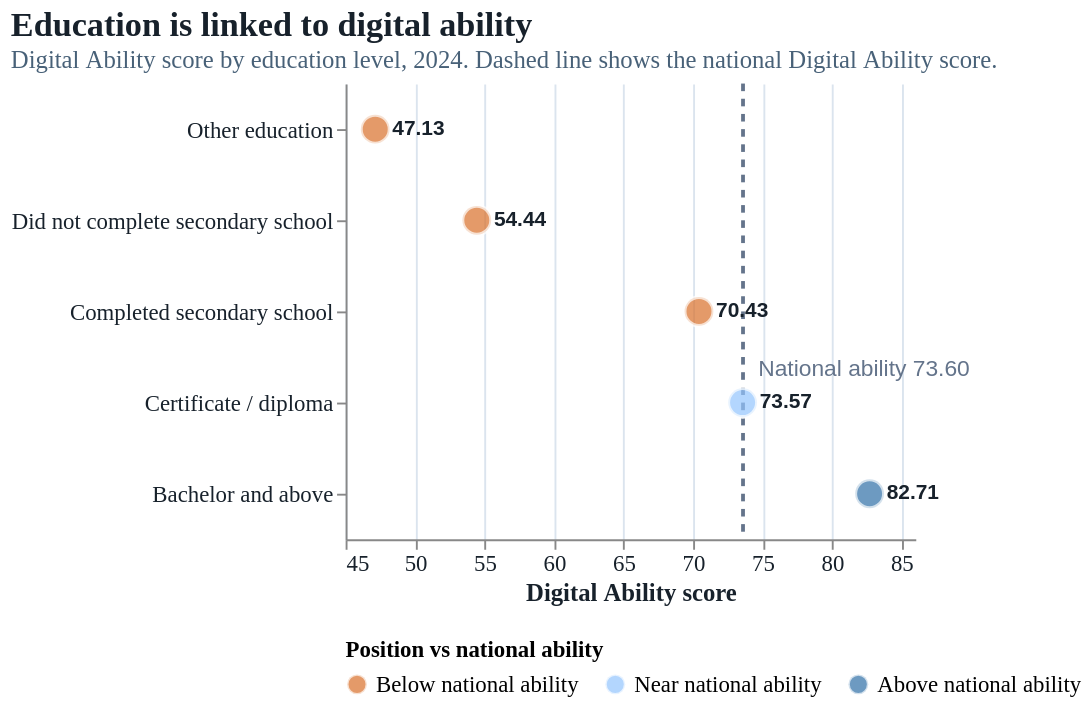

Source (Vega-Lite JSON):
### Vega-Lite specification from a JSON file in a GitHub repository (floating-point values rounded to 4 significant figures)
{"$schema": "https://vega.github.io/schema/vega-lite/v5.json", "description": "Dot plot showing Digital Ability score by education level, 2024.", "title": {"text": "Education is linked to digital ability", "subtitle": "Digital Ability score by education level, 2024. Dashed line shows the national Digital Ability score."}, "width": "container", "height": {"step": 48}, "data": {"values": [{"education": "Other education", "digital_ability": 47.13, "marker": "Below national ability"}, {"education": "Did not complete secondary school", "digital_ability": 54.44, "marker": "Below national ability"}, {"education": "Completed secondary school", "digital_ability": 70.43, "marker": "Below national ability"}, {"education": "Certificate / diploma", "digital_ability": 73.57, "marker": "Near national ability"}, {"education": "Bachelor and above", "digital_ability": 82.71, "marker": "Above national ability"}]}, "layer": [{"data": {"values": [{"score": 73.6}]}, "mark": {"type": "rule", "strokeDash": [4, 4], "strokeWidth": 2, "color": "#64748b"}, "encoding": {"x": {"field": "score", "type": "quantitative", "scale": {"domain": [45, 86]}}}}, {"data": {"values": [{"score": 73.6, "education": "Certificate / diploma", "label": "National ability 73.60"}]}, "mark": {"type": "text", "align": "left", "dx": 8, "dy": -18, "fontSize": 12, "color": "#64748b"}, "encoding": {"x": {"field": "score", "type": "quantitative", "scale": {"domain": [45, 86]}}, "y": {"field": "education", "type": "nominal", "sort": ["Other education", "Did not complete secondary school", "Completed secondary school", "Certificate / diploma", "Bachelor and above"]}, "text": {"field": "label"}}}, {"mark": {"type": "point", "filled": true, "size": 230, "stroke": "white", "strokeWidth": 2}, "encoding": {"x": {"field": "digital_ability", "type": "quantitative", "title": "Digital Ability score", "scale": {"domain": [45, 86]}, "axis": {"tickCount": 9}}, "y": {"field": "education", "type": "nominal", "title": null, "sort": ["Other education", "Did not complete secondary school", "Completed secondary school", "Certificate / diploma", "Bachelor and above"], "axis": {"labelLimit": 340}}, "color": {"field": "marker", "type": "nominal", "title": "Position vs national ability", "scale": {"domain": ["Below national ability", "Near national ability", "Above national ability"], "range": ["#d86f2a", "#93c5fd", "#2f6fa7"]}}, "tooltip": [{"field": "education", "type": "nominal", "title": "Education"}, {"field": "digital_ability", "type": "quantitative", "title": "Digital Ability", "format": ".2f"}]}}, {"mark": {"type": "text", "align": "left", "dx": 9, "baseline": "middle", "fontSize": 11, "fontWeight": "bold", "color": "#17212b"}, "encoding": {"x": {"field": "digital_ability", "type": "quantitative", "scale": {"domain": [45, 86]}}, "y": {"field": "education", "type": "nominal", "sort": ["Other education", "Did not complete secondary school", "Completed secondary school", "Certificate / diploma", "Bachelor and above"]}, "text": {"field": "digital_ability", "type": "quantitative", "format": ".2f"}}}], "config": {"view": {"stroke": null}, "axis": {"labelFont": "IBM Plex Sans", "titleFont": "IBM Plex Sans", "labelFontSize": 12, "titleFontSize": 13, "labelColor": "#17212b", "titleColor": "#17212b", "gridColor": "#dbe4ee", "labelLimit": 340}, "legend": {"labelFont": "IBM Plex Sans", "titleFont": "IBM Plex Sans", "labelFontSize": 12, "titleFontSize": 12, "symbolSize": 110, "orient": "bottom"}, "title": {"font": "Space Grotesk", "subtitleFont": "IBM Plex Sans", "fontSize": 18, "subtitleFontSize": 13, "anchor": "start", "color": "#17212b", "subtitleColor": "#486178"}}}
